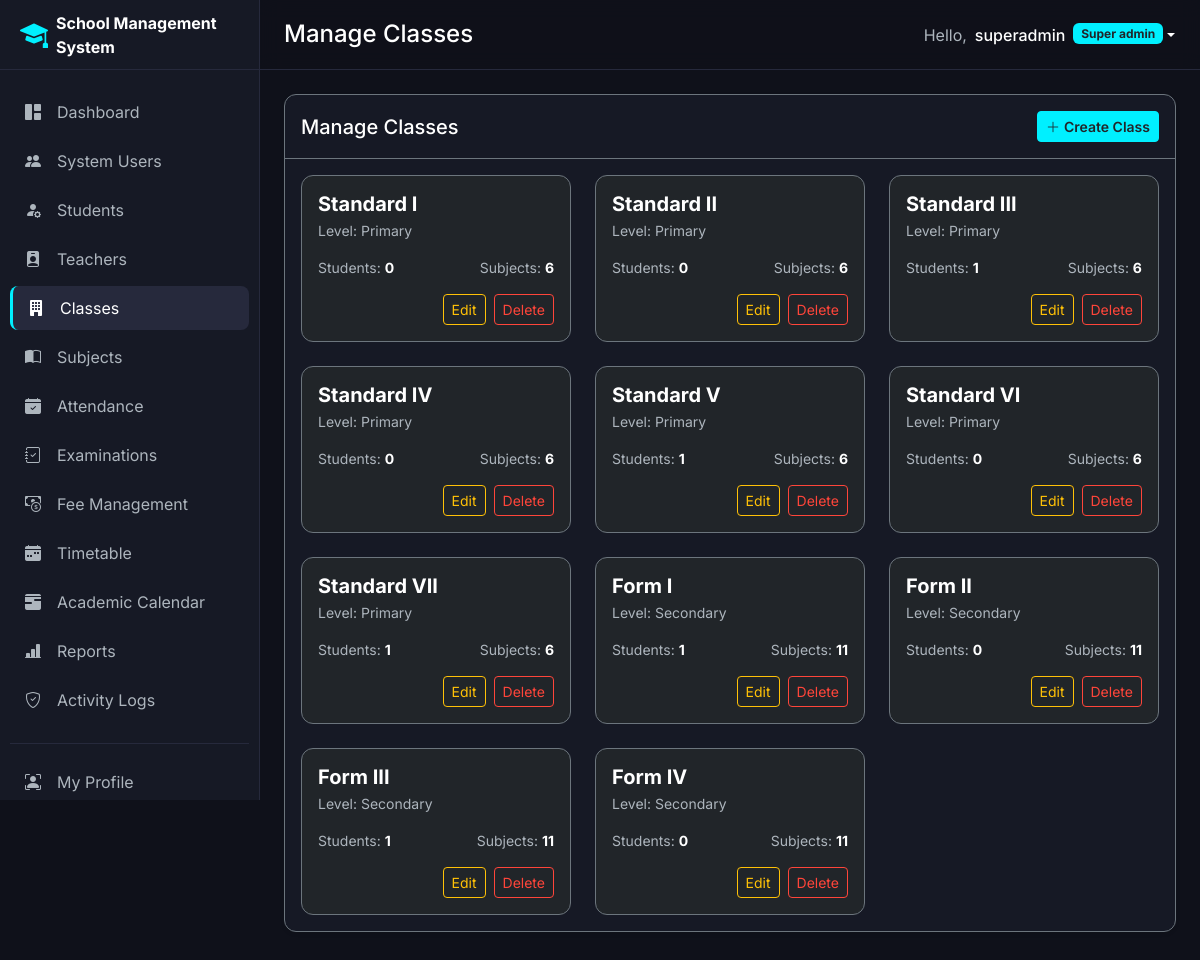
The page /public/classes (signed in) on the database its author committed.
### tables this page shows
CREATE TABLE `classes` (
    `id`              INT         NOT NULL AUTO_INCREMENT,
    `class_name`      VARCHAR(50) NOT NULL,
    `education_level` ENUM('primary','secondary') NOT NULL,
    `section`         VARCHAR(10) DEFAULT NULL,
    `capacity`        INT         NOT NULL DEFAULT 40,
    `created_at`      TIMESTAMP   NOT NULL DEFAULT CURRENT_TIMESTAMP,
    `updated_at`      TIMESTAMP   NOT NULL DEFAULT CURRENT_TIMESTAMP ON UPDATE CURRENT_TIMESTAMP,
    PRIMARY KEY (`id`),
    INDEX `idx_classes_education_level` (`education_level`)
);

### controllers/ClassController.php (called while the page is built, shortened)
<?php
require_once APP_ROOT . '/models/SchoolClass.php';
class ClassController {
    private $classModel;
    public function __construct() {
        $this->classModel = new SchoolClass();
    }
    public function index() {
        $classes = $this->classModel->getAll();
        require_once APP_ROOT . '/views/layouts/header.php';
        require_once APP_ROOT . '/views/classes/index.php';
        require_once APP_ROOT . '/views/layouts/footer.php';
    }
}

### config/database.php (called while the page is built, shortened)
<?php
class Database
{
    private static ?Database $instance = null;
    private PDO $connection;
    private string $host = 'localhost';
    private string $db_name = 'school_ms';
    private string $username = 'root';
    private string $password = '';
    private function __construct()
    {
        $dsn = "mysql:host={$this->host};dbname={$this->db_name};charset=utf8mb4";
        $options = [
            PDO::ATTR_ERRMODE            => PDO::ERRMODE_EXCEPTION,
            PDO::ATTR_DEFAULT_FETCH_MODE => PDO::FETCH_ASSOC,
            PDO::ATTR_EMULATE_PREPARES   => false,
            PDO::MYSQL_ATTR_INIT_COMMAND => "SET NAMES utf8mb4 COLLATE utf8mb4_unicode_ci",
        ];
        try {
            $this->connection = new PDO($dsn, $this->username, $this->password, $options);
        } catch (PDOException $e) {
            die("Database Connection Failed: " . $e->getMessage());
        }
    }
    public static function getInstance(): Database
    {
        if (self::$instance === null) {
            self::$instance = new self();
        }
        return self::$instance;
    }
    public function getConnection(): PDO
    {
        return $this->connection;
    }
}

### models/SchoolClass.php (called while the page is built, shortened)
<?php
class SchoolClass {
    private $db;
    public function __construct() {
        $this->db = Database::getInstance()->getConnection();
    }
    public function getAll() {
        $stmt = $this->db->query("SELECT * FROM classes ORDER BY CASE education_level WHEN 'primary' THEN 1 ELSE 2 END, class_name, section");
        return $stmt->fetchAll();
    }
}

### views/classes/index.php (the view)
<div class="card bg-dark-card border-secondary shadow-sm mb-4">
    <div class="card-header border-secondary bg-transparent py-3 d-flex align-items-center justify-content-between">
        <h5 class="card-title text-white mb-0">Manage Classes</h5>
        <a href="<?php echo BASE_URL; ?>/classes/create" class="btn btn-sm btn-cyan text-dark fw-semibold"><i class="bi bi-plus-lg me-1"></i>Create Class</a>
    </div>
    <div class="card-body">
        <div class="row g-4">
            <?php foreach ($classes as $c): ?>
                <div class="col-md-4">
                    <div class="card bg-dark border-secondary h-100">
                        <div class="card-body">
                            <h5 class="text-white fw-bold mb-1"><?php echo $c['class_name'] . ' ' . $c['section']; ?></h5>
                            <p class="text-muted small mb-3">Level: <?php echo ucfirst($c['education_level']); ?></p>
                            <div class="d-flex justify-content-between text-muted small mb-3">
                                <span>Students: <strong class="text-white"><?php echo $c['student_count']; ?></strong></span>
                                <span>Subjects: <strong class="text-white"><?php echo $c['subjects_count']; ?></strong></span>
                            </div>
                            <div class="d-flex justify-content-end">
                                <a href="<?php echo BASE_URL; ?>/classes/edit?id=<?php echo $c['id']; ?>" class="btn btn-sm btn-outline-warning me-2">Edit</a>
                                <a href="<?php echo BASE_URL; ?>/classes/delete?id=<?php echo $c['id']; ?>" class="btn btn-sm btn-outline-danger" onclick="return confirm('Are you sure you want to delete this class?')">Delete</a>
                            </div>
                        </div>
                    </div>
                </div>
            <?php endforeach; ?>
        </div>
    </div>
</div>

### public/css/style.css (style rules this page uses)
:root { --bg-dark: #0f111a; --bg-dark-card: #161925; --border-color: #26293c; --text-primary: #ffffff; --text-secondary: #adb5bd; --cyan: #00f0ff; --green: #00ff66; --purple: #bf5af2; --orange: #ff9f0a; --red: #ff453a; --teal: #30d5c8; }
.text-muted { color: var(--text-secondary) !important; }
body { background-color: var(--bg-dark); color: var(--text-primary); font-family: 'Inter', sans-serif; margin: 0; overflow-x: hidden; }
body.has-sidebar { padding-left: 260px; padding-top: 70px; }
.card { background-color: var(--bg-dark-card); border: 1px solid var(--border-color); border-radius: 12px; }
.btn-cyan { background-color: var(--cyan); border-color: var(--cyan); }
.btn-outline-danger { color: var(--red) !important; border-color: var(--red); }

### rows shown on the page
classes: class_name "Standard I", education_level "Primary", student_count "0", subjects_count "6"
classes: class_name "Standard II", education_level "Primary", student_count "0", subjects_count "6"
classes: class_name "Standard III", education_level "Primary", student_count "1", subjects_count "6"
classes: class_name "Standard IV", education_level "Primary", student_count "0", subjects_count "6"
classes: class_name "Standard V", education_level "Primary", student_count "1", subjects_count "6"
classes: class_name "Standard VI", education_level "Primary", student_count "0", id "6"
classes: class_name "Standard VII", education_level "Primary", student_count "1", subjects_count "6"
classes: class_name "Form I", education_level "Secondary", student_count "1", subjects_count "11"
classes: class_name "Form II", education_level "Secondary", student_count "0", subjects_count "11"
classes: class_name "Form III", education_level "Secondary", student_count "1", subjects_count "11"
classes: class_name "Form IV", education_level "Secondary", student_count "0", id "11"

### other values the page prints
APP_NAME "School Management System"
$pageTitle "Manage Classes"
currentUser()['username'] "superadmin"
str_replace('_', ' ', currentUser()['role']) "Super admin"
